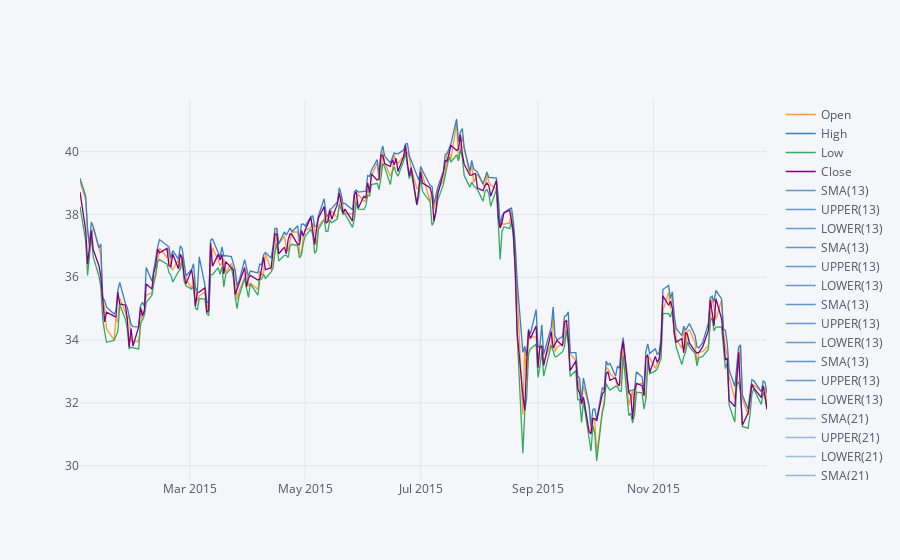

Notebook code for this chart:
### Markdown cell above
**Use .ta_plot(study='boll') to create a Bollinger Band Plot for Bank of America for the year 2015.**

### Code cell
MS15=Morgan[['Open','High','Low','Close']].loc['2015-01-01':'2016-01-1']
MS15.ta_plot(study='boll',periods=[13,21,55])

### Figure 1 — Plotly figure (JSON) as saved in the notebook; plotly's stock layout.template omitted (floating-point values rounded to 4 significant figures; data arrays with more than 128 entries replaced by an {"elided": "..."} marker saying what was removed)
{"data": [{"line": {"color": "rgba(255, 153, 51, 1.0)", "dash": "solid", "shape": "linear", "width": 1.3}, "mode": "lines", "name": "Open", "text": "", "type": "scatter", "x": {"elided": "252 str values"}, "y": {"elided": "252 float values"}}, {"line": {"color": "rgba(55, 128, 191, 1.0)", "dash": "solid", "shape": "linear", "width": 1.3}, "mode": "lines", "name": "High", "text": "", "type": "scatter", "x": {"elided": "252 str values"}, "y": {"elided": "252 float values"}}, {"line": {"color": "rgba(50, 171, 96, 1.0)", "dash": "solid", "shape": "linear", "width": 1.3}, "mode": "lines", "name": "Low", "text": "", "type": "scatter", "x": {"elided": "252 str values"}, "y": {"elided": "252 float values"}}, {"line": {"color": "rgba(128, 0, 128, 1.0)", "dash": "solid", "shape": "linear", "width": 1.3}, "mode": "lines", "name": "Close", "text": "", "type": "scatter", "x": {"elided": "252 str values"}, "y": {"elided": "252 float values"}}, {"line": {"color": "rgba(55, 128, 191, 0.8)", "dash": "solid", "shape": "linear", "width": 1.3}, "mode": "lines", "name": "SMA(13)", "text": "", "type": "scatter", "x": {"elided": "252 str values"}, "y": {"elided": "252x4 mixed values"}}, {"line": {"color": "rgba(55, 128, 191, 0.7777777777777777)", "dash": "solid", "shape": "linear", "width": 1.3}, "mode": "lines", "name": "UPPER(13)", "text": "", "type": "scatter", "x": {"elided": "252 str values"}, "y": {"elided": "252x4 mixed values"}}, {"line": {"color": "rgba(55, 128, 191, 0.7555555555555555)", "dash": "solid", "shape": "linear", "width": 1.3}, "mode": "lines", "name": "LOWER(13)", "text": "", "type": "scatter", "x": {"elided": "252 str values"}, "y": {"elided": "252x4 mixed values"}}, {"line": {"color": "rgba(55, 128, 191, 0.8)", "dash": "solid", "shape": "linear", "width": 1.3}, "mode": "lines", "name": "SMA(13)", "text": "", "type": "scatter", "x": {"elided": "252 str values"}, "y": {"elided": "252x4 mixed values"}}, {"line": {"color": "rgba(55, 128, 191, 0.7777777777777777)", "dash": "solid", "shape": "linear", "width": 1.3}, "mode": "lines", "name": "UPPER(13)", "text": "", "type": "scatter", "x": {"elided": "252 str values"}, "y": {"elided": "252x4 mixed values"}}, {"line": {"color": "rgba(55, 128, 191, 0.7555555555555555)", "dash": "solid", "shape": "linear", "width": 1.3}, "mode": "lines", "name": "LOWER(13)", "text": "", "type": "scatter", "x": {"elided": "252 str values"}, "y": {"elided": "252x4 mixed values"}}, {"line": {"color": "rgba(55, 128, 191, 0.8)", "dash": "solid", "shape": "linear", "width": 1.3}, "mode": "lines", "name": "SMA(13)", "text": "", "type": "scatter", "x": {"elided": "252 str values"}, "y": {"elided": "252x4 mixed values"}}, {"line": {"color": "rgba(55, 128, 191, 0.7777777777777777)", "dash": "solid", "shape": "linear", "width": 1.3}, "mode": "lines", "name": "UPPER(13)", "text": "", "type": "scatter", "x": {"elided": "252 str values"}, "y": {"elided": "252x4 mixed values"}}, {"line": {"color": "rgba(55, 128, 191, 0.7555555555555555)", "dash": "solid", "shape": "linear", "width": 1.3}, "mode": "lines", "name": "LOWER(13)", "text": "", "type": "scatter", "x": {"elided": "252 str values"}, "y": {"elided": "252x4 mixed values"}}, {"line": {"color": "rgba(55, 128, 191, 0.8)", "dash": "solid", "shape": "linear", "width": 1.3}, "mode": "lines", "name": "SMA(13)", "text": "", "type": "scatter", "x": {"elided": "252 str values"}, "y": {"elided": "252x4 mixed values"}}, {"line": {"color": "rgba(55, 128, 191, 0.7777777777777777)", "dash": "solid", "shape": "linear", "width": 1.3}, "mode": "lines", "name": "UPPER(13)", "text": "", "type": "scatter", "x": {"elided": "252 str values"}, "y": {"elided": "252x4 mixed values"}}, {"line": {"color": "rgba(55, 128, 191, 0.7555555555555555)", "dash": "solid", "shape": "linear", "width": 1.3}, "mode": "lines", "name": "LOWER(13)", "text": "", "type": "scatter", "x": {"elided": "252 str values"}, "y": {"elided": "252x4 mixed values"}}, {"line": {"color": "rgba(55, 128, 191, 0.5333333333333332)", "dash": "solid", "shape": "linear", "width": 1.3}, "mode": "lines", "name": "SMA(21)", "text": "", "type": "scatter", "x": {"elided": "252 str values"}, "y": {"elided": "252x4 mixed values"}}, {"line": {"color": "rgba(55, 128, 191, 0.5111111111111111)", "dash": "solid", "shape": "linear", "width": 1.3}, "mode": "lines", "name": "UPPER(21)", "text": "", "type": "scatter", "x": {"elided": "252 str values"}, "y": {"elided": "252x4 mixed values"}}, {"line": {"color": "rgba(55, 128, 191, 0.48888888888888876)", "dash": "solid", "shape": "linear", "width": 1.3}, "mode": "lines", "name": "LOWER(21)", "text": "", "type": "scatter", "x": {"elided": "252 str values"}, "y": {"elided": "252x4 mixed values"}}, {"line": {"color": "rgba(55, 128, 191, 0.5333333333333332)", "dash": "solid", "shape": "linear", "width": 1.3}, "mode": "lines", "name": "SMA(21)", "text": "", "type": "scatter", "x": {"elided": "252 str values"}, "y": {"elided": "252x4 mixed values"}}, {"line": {"color": "rgba(55, 128, 191, 0.5111111111111111)", "dash": "solid", "shape": "linear", "width": 1.3}, "mode": "lines", "name": "UPPER(21)", "text": "", "type": "scatter", "x": {"elided": "252 str values"}, "y": {"elided": "252x4 mixed values"}}, {"line": {"color": "rgba(55, 128, 191, 0.48888888888888876)", "dash": "solid", "shape": "linear", "width": 1.3}, "mode": "lines", "name": "LOWER(21)", "text": "", "type": "scatter", "x": {"elided": "252 str values"}, "y": {"elided": "252x4 mixed values"}}, {"line": {"color": "rgba(55, 128, 191, 0.5333333333333332)", "dash": "solid", "shape": "linear", "width": 1.3}, "mode": "lines", "name": "SMA(21)", "text": "", "type": "scatter", "x": {"elided": "252 str values"}, "y": {"elided": "252x4 mixed values"}}, {"line": {"color": "rgba(55, 128, 191, 0.5111111111111111)", "dash": "solid", "shape": "linear", "width": 1.3}, "mode": "lines", "name": "UPPER(21)", "text": "", "type": "scatter", "x": {"elided": "252 str values"}, "y": {"elided": "252x4 mixed values"}}, {"line": {"color": "rgba(55, 128, 191, 0.48888888888888876)", "dash": "solid", "shape": "linear", "width": 1.3}, "mode": "lines", "name": "LOWER(21)", "text": "", "type": "scatter", "x": {"elided": "252 str values"}, "y": {"elided": "252x4 mixed values"}}, {"line": {"color": "rgba(55, 128, 191, 0.5333333333333332)", "dash": "solid", "shape": "linear", "width": 1.3}, "mode": "lines", "name": "SMA(21)", "text": "", "type": "scatter", "x": {"elided": "252 str values"}, "y": {"elided": "252x4 mixed values"}}, {"line": {"color": "rgba(55, 128, 191, 0.5111111111111111)", "dash": "solid", "shape": "linear", "width": 1.3}, "mode": "lines", "name": "UPPER(21)", "text": "", "type": "scatter", "x": {"elided": "252 str values"}, "y": {"elided": "252x4 mixed values"}}, {"line": {"color": "rgba(55, 128, 191, 0.48888888888888876)", "dash": "solid", "shape": "linear", "width": 1.3}, "mode": "lines", "name": "LOWER(21)", "text": "", "type": "scatter", "x": {"elided": "252 str values"}, "y": {"elided": "252x4 mixed values"}}, {"line": {"color": "rgba(55, 128, 191, 0.26666666666666644)", "dash": "solid", "shape": "linear", "width": 1.3}, "mode": "lines", "name": "SMA(55)", "text": "", "type": "scatter", "x": {"elided": "252 str values"}, "y": {"elided": "252x4 mixed values"}}, {"line": {"color": "rgba(55, 128, 191, 0.2444444444444443)", "dash": "solid", "shape": "linear", "width": 1.3}, "mode": "lines", "name": "UPPER(55)", "text": "", "type": "scatter", "x": {"elided": "252 str values"}, "y": {"elided": "252x4 mixed values"}}, {"line": {"color": "rgba(55, 128, 191, 0.22222222222222215)", "dash": "solid", "shape": "linear", "width": 1.3}, "mode": "lines", "name": "LOWER(55)", "text": "", "type": "scatter", "x": {"elided": "252 str values"}, "y": {"elided": "252x4 mixed values"}}, {"line": {"color": "rgba(55, 128, 191, 0.26666666666666644)", "dash": "solid", "shape": "linear", "width": 1.3}, "mode": "lines", "name": "SMA(55)", "text": "", "type": "scatter", "x": {"elided": "252 str values"}, "y": {"elided": "252x4 mixed values"}}, {"line": {"color": "rgba(55, 128, 191, 0.2444444444444443)", "dash": "solid", "shape": "linear", "width": 1.3}, "mode": "lines", "name": "UPPER(55)", "text": "", "type": "scatter", "x": {"elided": "252 str values"}, "y": {"elided": "252x4 mixed values"}}, {"line": {"color": "rgba(55, 128, 191, 0.22222222222222215)", "dash": "solid", "shape": "linear", "width": 1.3}, "mode": "lines", "name": "LOWER(55)", "text": "", "type": "scatter", "x": {"elided": "252 str values"}, "y": {"elided": "252x4 mixed values"}}, {"line": {"color": "rgba(55, 128, 191, 0.26666666666666644)", "dash": "solid", "shape": "linear", "width": 1.3}, "mode": "lines", "name": "SMA(55)", "text": "", "type": "scatter", "x": {"elided": "252 str values"}, "y": {"elided": "252x4 mixed values"}}, {"line": {"color": "rgba(55, 128, 191, 0.2444444444444443)", "dash": "solid", "shape": "linear", "width": 1.3}, "mode": "lines", "name": "UPPER(55)", "text": "", "type": "scatter", "x": {"elided": "252 str values"}, "y": {"elided": "252x4 mixed values"}}, {"line": {"color": "rgba(55, 128, 191, 0.22222222222222215)", "dash": "solid", "shape": "linear", "width": 1.3}, "mode": "lines", "name": "LOWER(55)", "text": "", "type": "scatter", "x": {"elided": "252 str values"}, "y": {"elided": "252x4 mixed values"}}, {"line": {"color": "rgba(55, 128, 191, 0.26666666666666644)", "dash": "solid", "shape": "linear", "width": 1.3}, "mode": "lines", "name": "SMA(55)", "text": "", "type": "scatter", "x": {"elided": "252 str values"}, "y": {"elided": "252x4 mixed values"}}, {"line": {"color": "rgba(55, 128, 191, 0.2444444444444443)", "dash": "solid", "shape": "linear", "width": 1.3}, "mode": "lines", "name": "UPPER(55)", "text": "", "type": "scatter", "x": {"elided": "252 str values"}, "y": {"elided": "252x4 mixed values"}}, {"line": {"color": "rgba(55, 128, 191, 0.22222222222222215)", "dash": "solid", "shape": "linear", "width": 1.3}, "mode": "lines", "name": "LOWER(55)", "text": "", "type": "scatter", "x": {"elided": "252 str values"}, "y": {"elided": "252x4 mixed values"}}], "layout": {"legend": {"bgcolor": "#F5F6F9", "font": {"color": "#4D5663"}}, "paper_bgcolor": "#F5F6F9", "plot_bgcolor": "#F5F6F9", "title": {"font": {"color": "#4D5663"}}, "xaxis": {"gridcolor": "#E1E5ED", "showgrid": true, "tickfont": {"color": "#4D5663"}, "title": {"font": {"color": "#4D5663"}, "text": ""}, "zerolinecolor": "#E1E5ED"}, "yaxis": {"gridcolor": "#E1E5ED", "showgrid": true, "tickfont": {"color": "#4D5663"}, "title": {"font": {"color": "#4D5663"}, "text": ""}, "zerolinecolor": "#E1E5ED"}}}
